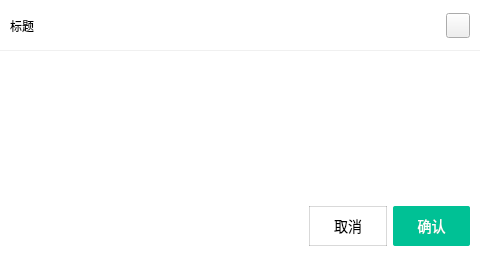
<?xml version="1.0" encoding="UTF-8"?>
<ui version="4.0">
 <class>PromptBox</class>
 <widget class="QWidget" name="PromptBox">
  <property name="geometry">
   <rect>
    <x>0</x>
    <y>0</y>
    <width>480</width>
    <height>257</height>
   </rect>
  </property>
  <property name="windowTitle">
   <string>PromptBox</string>
  </property>
  <layout class="QVBoxLayout" name="verticalLayout" stretch="1,3,1">
   <property name="spacing">
    <number>0</number>
   </property>
   <property name="leftMargin">
    <number>0</number>
   </property>
   <property name="topMargin">
    <number>0</number>
   </property>
   <property name="rightMargin">
    <number>0</number>
   </property>
   <property name="bottomMargin">
    <number>0</number>
   </property>
   <item>
    <widget class="QWidget" name="w_title" native="true">
     <property name="styleSheet">
      <string notr="true">#w_title
{
	border-bottom:1px solid rgba(0,0,0,0.0600);
	background-color: rgb(255, 255, 255);
}</string>
     </property>
     <layout class="QHBoxLayout" name="horizontalLayout">
      <property name="leftMargin">
       <number>10</number>
      </property>
      <property name="topMargin">
       <number>13</number>
      </property>
      <property name="rightMargin">
       <number>10</number>
      </property>
      <property name="bottomMargin">
       <number>13</number>
      </property>
      <item>
       <widget class="QLabel" name="l_title">
        <property name="text">
         <string>标题</string>
        </property>
       </widget>
      </item>
      <item>
       <spacer name="horizontalSpacer">
        <property name="orientation">
         <enum>Qt::Horizontal</enum>
        </property>
        <property name="sizeHint" stdset="0">
         <size>
          <width>40</width>
          <height>20</height>
         </size>
        </property>
       </spacer>
      </item>
      <item>
       <widget class="QToolButton" name="btn_close">
        <property name="sizePolicy">
         <sizepolicy hsizetype="Preferred" vsizetype="Ignored">
          <horstretch>0</horstretch>
          <verstretch>0</verstretch>
         </sizepolicy>
        </property>
        <property name="styleSheet">
         <string notr="true">QToolButton
{
	border-image:url(:/PromptBox/PromptBox/close_normal.png);
}</string>
        </property>
       </widget>
      </item>
     </layout>
    </widget>
   </item>
   <item>
    <widget class="QWidget" name="w_content" native="true">
     <property name="styleSheet">
      <string notr="true">#w_content
{
	
	background-color: rgb(255, 255, 255);
}</string>
     </property>
     <layout class="QHBoxLayout" name="horizontalLayout_2">
      <item>
       <spacer name="horizontalSpacer_2">
        <property name="orientation">
         <enum>Qt::Horizontal</enum>
        </property>
        <property name="sizeHint" stdset="0">
         <size>
          <width>40</width>
          <height>20</height>
         </size>
        </property>
       </spacer>
      </item>
      <item>
       <widget class="QLabel" name="l_icon">
        <property name="sizePolicy">
         <sizepolicy hsizetype="Fixed" vsizetype="Preferred">
          <horstretch>0</horstretch>
          <verstretch>0</verstretch>
         </sizepolicy>
        </property>
       </widget>
      </item>
      <item>
       <widget class="QTextBrowser" name="tb_content">
        <property name="styleSheet">
         <string notr="true">border:none;
background-color: rgba(255, 255, 255, 0);</string>
        </property>
        <property name="verticalScrollBarPolicy">
         <enum>Qt::ScrollBarAlwaysOff</enum>
        </property>
        <property name="horizontalScrollBarPolicy">
         <enum>Qt::ScrollBarAlwaysOff</enum>
        </property>
       </widget>
      </item>
      <item>
       <spacer name="horizontalSpacer_3">
        <property name="orientation">
         <enum>Qt::Horizontal</enum>
        </property>
        <property name="sizeHint" stdset="0">
         <size>
          <width>40</width>
          <height>20</height>
         </size>
        </property>
       </spacer>
      </item>
     </layout>
    </widget>
   </item>
   <item>
    <widget class="QWidget" name="w_btns" native="true">
     <property name="styleSheet">
      <string notr="true">#w_btns
{
	
	background-color: rgb(255, 255, 255);
}</string>
     </property>
     <layout class="QHBoxLayout" name="horizontalLayout_3" stretch="4,1,1">
      <property name="leftMargin">
       <number>0</number>
      </property>
      <property name="topMargin">
       <number>0</number>
      </property>
      <property name="rightMargin">
       <number>10</number>
      </property>
      <property name="bottomMargin">
       <number>11</number>
      </property>
      <item>
       <spacer name="horizontalSpacer_4">
        <property name="orientation">
         <enum>Qt::Horizontal</enum>
        </property>
        <property name="sizeType">
         <enum>QSizePolicy::Preferred</enum>
        </property>
        <property name="sizeHint" stdset="0">
         <size>
          <width>301</width>
          <height>20</height>
         </size>
        </property>
       </spacer>
      </item>
      <item>
       <widget class="QToolButton" name="btn_cancel">
        <property name="sizePolicy">
         <sizepolicy hsizetype="Preferred" vsizetype="Preferred">
          <horstretch>0</horstretch>
          <verstretch>0</verstretch>
         </sizepolicy>
        </property>
        <property name="styleSheet">
         <string notr="true">QToolButton
{
	font-size:14px;
	border:1px solid rgba(0,0,0,0.1500);
	background-color: rgb(255, 255, 255);
}
QToolButton:hover
{
	background-color: rgb(15, 222, 187);
}</string>
        </property>
        <property name="text">
         <string>取消</string>
        </property>
       </widget>
      </item>
      <item>
       <widget class="QToolButton" name="btn_confirm">
        <property name="sizePolicy">
         <sizepolicy hsizetype="Preferred" vsizetype="Preferred">
          <horstretch>0</horstretch>
          <verstretch>0</verstretch>
         </sizepolicy>
        </property>
        <property name="styleSheet">
         <string notr="true">QToolButton
{
	border:none;
	color:white;
	font-size:14px;
	border-radius:2px;
	background-color: #00C195;
}
QToolButton:hover
{
	background-color: rgb(15, 222, 187);
}</string>
        </property>
        <property name="text">
         <string>确认</string>
        </property>
       </widget>
      </item>
     </layout>
    </widget>
   </item>
  </layout>
 </widget>
 <layoutdefault spacing="6" margin="11"/>
 <resources>
  <include location="Resources/CommonUtil.qrc"/>
 </resources>
 <connections/>
</ui>
